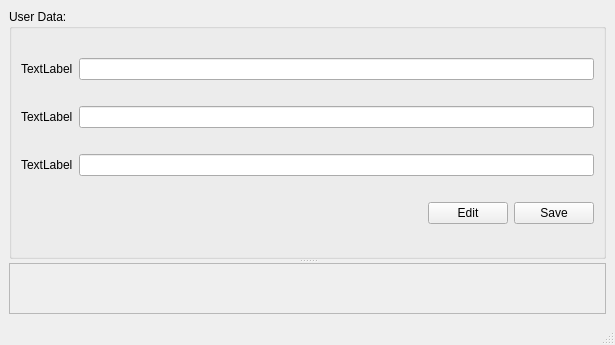
<?xml version="1.0" encoding="UTF-8"?>
<ui version="4.0">
 <class>MainWindow</class>
 <widget class="QMainWindow" name="MainWindow">
  <property name="geometry">
   <rect>
    <x>0</x>
    <y>0</y>
    <width>615</width>
    <height>345</height>
   </rect>
  </property>
  <property name="windowTitle">
   <string>MainWindow</string>
  </property>
  <widget class="QWidget" name="centralwidget">
   <layout class="QHBoxLayout" name="horizontalLayout_4">
    <item>
     <widget class="QSplitter" name="splitter">
      <property name="orientation">
       <enum>Qt::Vertical</enum>
      </property>
      <widget class="QGroupBox" name="groupBox">
       <property name="title">
        <string>User Data:</string>
       </property>
       <layout class="QHBoxLayout" name="horizontalLayout_2">
        <item>
         <layout class="QGridLayout" name="gridLayout">
          <item row="1" column="0">
           <widget class="QLabel" name="label_2">
            <property name="text">
             <string>TextLabel</string>
            </property>
           </widget>
          </item>
          <item row="2" column="1">
           <widget class="QLineEdit" name="lineEdit"/>
          </item>
          <item row="0" column="1">
           <widget class="QLineEdit" name="lineEdit_2"/>
          </item>
          <item row="1" column="1">
           <widget class="QLineEdit" name="lineEdit_3"/>
          </item>
          <item row="0" column="0">
           <widget class="QLabel" name="label">
            <property name="text">
             <string>TextLabel</string>
            </property>
           </widget>
          </item>
          <item row="2" column="0">
           <widget class="QLabel" name="label_3">
            <property name="text">
             <string>TextLabel</string>
            </property>
           </widget>
          </item>
          <item row="3" column="1">
           <layout class="QHBoxLayout" name="horizontalLayout">
            <item>
             <spacer name="horizontalSpacer">
              <property name="orientation">
               <enum>Qt::Horizontal</enum>
              </property>
              <property name="sizeHint" stdset="0">
               <size>
                <width>40</width>
                <height>20</height>
               </size>
              </property>
             </spacer>
            </item>
            <item>
             <widget class="QPushButton" name="pushButton_2">
              <property name="text">
               <string>Edit</string>
              </property>
             </widget>
            </item>
            <item>
             <widget class="QPushButton" name="pushButton">
              <property name="text">
               <string>Save</string>
              </property>
             </widget>
            </item>
           </layout>
          </item>
         </layout>
        </item>
       </layout>
      </widget>
      <widget class="QFrame" name="frame">
       <property name="frameShape">
        <enum>QFrame::StyledPanel</enum>
       </property>
       <property name="frameShadow">
        <enum>QFrame::Raised</enum>
       </property>
      </widget>
     </widget>
    </item>
   </layout>
  </widget>
  <widget class="QMenuBar" name="menubar">
   <property name="geometry">
    <rect>
     <x>0</x>
     <y>0</y>
     <width>615</width>
     <height>22</height>
    </rect>
   </property>
  </widget>
  <widget class="QStatusBar" name="statusbar"/>
 </widget>
 <resources/>
 <connections/>
</ui>
